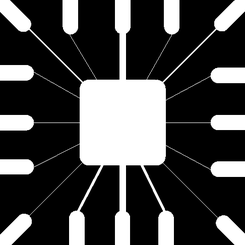
#> input picture BrancoDeImagens/Fig0905(a)(wirebond-mask).tif, 245 x 245 px, shrunk from 486 x 486 before the run, found by its file name
$ jupyter execute 'Sydney_Prática_Processamento_Morfológico.ipynb'
#> lines starting #> are read from the running program, lines starting #| are printed output that depends on the picture; after the words box and inside, x2 and y2 are one past the last pixel; in counts of white or black regions, pixels touching at a corner belong together
Universidade do Vale do Itajaí<br>
Escola do Mar, Ciência e Tecnologia<br>
Engenharia de Computação - Processamento Digital de Sinais: Imagens <br>
Acadêmico: Sydney Matheus de Souza

# Exercício Avalitivo de Processamento Morfológico

### Tutoriais da OpenCV

- https://docs.opencv.org/master/d9/df8/tutorial_root.html
- https://www.geeksforgeeks.org/opencv-python-tutorial/

## Processamento Morfológico
#### Obs: Utilize imagens em preto e branco.

### Erosão e Dilatação

1. Implemente a sua própria versão da erosão em formato de função, com capacidade de trabalhar com diferentes elementos estruturantes (tamanho e forma) e aplique o algoritmos na na figura ImagensMorfologia/Fig0905(a)(wirebond-mask)
2. Implemente a sua própria versão da dilatação em formato de função, com capacidade de trabalhar com diferentes elementos estruturantes (tamanho e forma) e aplique o algoritmos na na figura ImagensMorfologia/Fig0907(a)(text_gaps_1_and_2_pixels)
4. Relate as observações visíveis nas imagens de saída com os processamentos aplicados, descrevendo o comportamento visual em relação as bordas, junção, perda de informação e mlhoria na qualidade visual.
5. Aplique o seu algoritmo de detecção de borda (roberts ou sobel) a imagem ImagensMorfologia/Fig0905(a)(wirebond-mask) antes e depois de utilizar a dilatação/erosão e relate os resultados.

#### Dicas
 - Você pode adicionar ruído nas imagens usando a função random_noise: `from skimage.util import random_noise`. Cuidado com o retorno da função, talvez seja necessário regularizar a mesma novamente para o intervalo de 0 à 255. O ruído pode ser intensificado ou excluído com processamento morfológico.

[cell 1]
import cv2
import numpy as np
from google.colab.patches import cv2_imshow

Para o estudo de morfologia de imagens inicialmente é necessário fazer a definição do elemento estruturante (ES) a qual irá definir qual parte será modificada ou não na imagem. Sendo assim o ES irá definir a vizinhança de observação ao fazer o processamento de um pixel, que se assemelha a um kernel de filtro por exemplo. Por simplicidade o seu núcleo, a parte que importa, para classificação será definido como 1, e a parte que não será processada será definida como zero.

A imagem abaixo apresenta diferentes ES e seu posicionamento em matrizes, com a parte sombreada indicando oque fará parte do processamento e em branco a parte que não fará.

Assim como no processamento com filtros no processamento morfológico é importante que a imagem tenha um *padding*. Uma vez que quando o processamento morfológico for passar nas bordas ele pode ter um comportamento indesejado ou eleminir (no caso de uma erosão) uma parte importante da imagem. Logo para evitar isso é usado o *padding* com replicação.

O então *Padding* está relacionado ao tratamento de bordas da imagem. Como o kernel vai começar do primeiro pixel superior e precisará levar em conta, por exemplo em um kernel 3x3, de 8 vizinhos desse pixel, se não for usado um sistema de *padding* iremos ter que começar no caso do 3x3 do pixel x+1, y+1 da imagem. E nesse caso iremos perder a informação de 1 pixel de borda em toda a extremidade da imagem, esse valor aumenta a medida que aumentamos esse kernel.

A erosão de forma simples é definida como uma comparação da união de conjuntos. Seja "A" o conjunto da imagem e "B" o conjunto do ES, a erosão de A por B se dará pela comparação de ambos onde a intersecção de B por A apresenta todos elemenos em A e B, em outras palavras quando A e B tiverem os mesmos pontos o pixel será preservado, do contrário será removido. Se A tiver apenas alguns elementos de B o pixel também é cortado, pois A e B devem conter os mesmos elementos. Fazendo assim com que a imagem final tenha elementos totalmente removidos e ou alguns elementos apresente uma saída mais "fina".

Por simplificidade o algoritmo foi definido para trabalhar com imagens binárias, sendo assim quando toda a parcela da imagem e o ES apresentarem 255, será mantido esse pixel, do contrário será removido. Sendo assim a partir da função cv2.threshold que faz um processo de limiarização, é definido a imagem como binária. O processo acaba sendo bem simples onde definido nos parâmetros a imagem de entrada, o valor a qual definirá o que será transformado como preto ou branco e o valor máximo de itensidade assim fazendo o processo de limiarização. A função contempla outras alternativas além da limiarização binária.

Após isso é feito o *padding* da imagem, também com uma função da cv2, a copyMakeBorder, onde é definido a imagem de entrada, o tamanho de cada borda em cada direção da imagem, e por fim a opção de borda, que pode ser replicação, borda em zero entre outras.

Na sequência é feito então a multiplicação do kernel que é o ES com a parcela da imagem, e feito uma comparação se existe algum zero na matriz resultante deste produto, se possuir 1 ou mais zeros a imagem de saída deve ser preta ou seja fica como zero, do contrário se não possuir nenhum é colocado o pixel em questão no máximo a 255 nesse caso.

Esse algoritmo foi feito de forma simplificada fazendo com que ele funcione apenas para os ES estrutarantes quadrados onde seu preenchimento é todo igual a 1, no caso todos os pontos do ES importam. Trazendo um ganho de desempenho.

[cell 2]
#Erosão (Kernel Quadrado com Todos Elementos Igual a 1)
img_gray = cv2.imread('/content/Fig0905(a)(wirebond-mask).tif', 0)
#> img_gray is the input picture: shape (245, 245); min 0, max 255, mean 71.8
#img_gray = cv2.imread('/content/FigP0918(left).tif', 0)

(thresh, img) = cv2.threshold(img_gray, 128, 255, cv2.THRESH_BINARY)
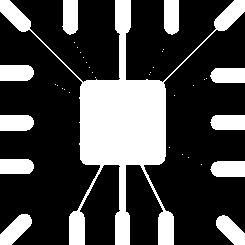
#> img: shape (245, 245); 27.7% white; 37 white regions (26 under 20 px), largest, box (x1, y1, x2, y2) and area: (0, 0, 245, 245) 11525, (0, 214, 32, 245) 560, (210, 161, 245, 177) 520

M = 3
kernel = np.ones((M,M))

padd = (kernel.shape[0]-1)//2

img_padd = cv2.copyMakeBorder(img, padd, padd, padd, padd, cv2.BORDER_REPLICATE)
#> img_padd: shape (247, 247); 27.7% white; 37 white regions (26 under 20 px), largest, box (x1, y1, x2, y2) and area: (0, 0, 247, 247) 11635, (0, 215, 33, 247) 584, (211, 162, 247, 178) 536

cv2_imshow(img)

img_out = np.zeros(img.shape, np.uint8)

for i in range (0, img_out.shape[0]):
  for j in range (0, img_out.shape[1]):
    temp = img_padd[i : kernel.shape[0]+i, j : kernel.shape[1]+j] * kernel

    if np.any(temp == 0) == 0:
      img_out[i, j] = 255
#> img_out: shape (245, 245); 23.7% white; 19 white regions (4 under 20 px), largest, box (x1, y1, x2, y2) and area: (81, 0, 165, 245) 8234, (0, 215, 31, 245) 458, (215, 0, 245, 30) 449

cv2_imshow(img_out)

O resultado da erosão então é uma imagem que ficará mais fina ou irá perder elementos como comentado. Na figura do processador acima, a medida que aumentados o ES este perde cada vez mais itens, inicialmente perdendo algumas linhas e afinando as bordas, posteriomente perdendo todas as linhas e por fim perdendo todos os elementos da lateral deixando apenas o meio. O processo de erosão então além de conseguir definir (com base no tamanho) elementos para serem separados consegue também, em uma imagem com ruíodo por exemplo, eliminar pontos indesejáveis.

Abaixo foi reproduzido novamente este código acima porém agora suportando um ES variável, fazendo assim com que haja uma perda de desempenho porém tenha essa flexibilidade.

Das mudanças agora é necessário calcular bordas para altura e largura. Já que o ES pode ter largura e altura variável. E na sequência é feito novamente o produto do ES com a parcela da imagem, e então comparado se neste produto tem 255 e no ES tem 1, se isso se corresponder então temos uma saída igual a 255 do contrário esse pixel fica inalterado e a saída permanece em zero.

[cell 3]
#Erosão (Para Qualquer Elemento Estruturante)
img_gray = cv2.imread('/content/Fig0905(a)(wirebond-mask).tif', 0)
(thresh, img) = cv2.threshold(img_gray, 128, 255, cv2.THRESH_BINARY)

M = 45
kernel = np.ones((M,M))

# [5 lines of commented-out code are left out]

padd_i = (kernel.shape[0]-1)//2
padd_j = (kernel.shape[1]-1)//2

img_padd = cv2.copyMakeBorder(img, padd_i, padd_i, padd_j, padd_j, cv2.BORDER_REPLICATE)
#> img_padd: shape (289, 289); 29.5% white; 37 white regions (26 under 20 px), largest, box (x1, y1, x2, y2) and area: (0, 0, 289, 289) 14869, (0, 236, 54, 289) 1550, (238, 237, 289, 289) 1502

cv2_imshow(img)

img_out = np.zeros(img.shape, np.uint8)

def mult_all(temp, kernel):
  for i in range (0, kernel.shape[0]):
    for j in range (0, kernel.shape[1]):
      if kernel[i, j] == 1:
        if temp[i,j] == 0:
          return 0
  return 1

for i in range (0, img_out.shape[0]):
  for j in range (0, img_out.shape[1]):
    temp = img_padd[i : kernel.shape[0]+i, j : kernel.shape[1]+j] * kernel

    if mult_all(temp, kernel) != 0:
      img_out[i, j] = 255
#> img_out: shape (245, 245); 2.8% white; 1 white region, box (x1, y1, x2, y2) and area: (102, 102, 144, 143) 1656

cv2_imshow(img_out)

O processo de dilatação trás boa parte do conceito de erosão porém agora ao contrário. Então ainda temos um ES, o *padding* e uma comparação de conjuntos, porém agora a diferença é que caso existe algum ponto entre o ES e a imagem que possuam elementos em comum, a imagem irá ter na saída um pixel no máximo. Por exemplo se o ES estiver entre dois pontos que não se conectam mas o ES estiver na borda de uma dessas pontas será adicionado um elemento um elemento na imagem, e pontos que antes não se conectavam agora vão passar a existir.

Do código temos o mesmo visto no processo de erosão, inicialmente o código otimizado para ES quadrado com tudo igual a 1. A mudança é que se tiver um elemento igual a 255 no produto entre o ES e a parcela da imagem a saída via para 255, logo é feito uma soma, se o resultado for maior que 0 é por que estamos nesse cenário e a saída é 255. Do contrário não é feito alteração e a saída fica em preto.

[cell 4]
#Dilatação (Kernel Quadrado com Todos Elementos Igual a 1)

img_gray = cv2.imread('/content/Fig0907(a)(text_gaps_1_and_2_pixels).tif', 0)
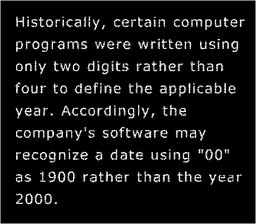
#> input picture BrancoDeImagens/Fig0907(a)(text_gaps_1_and_2_pixels).tif, 256 x 224 px, shrunk from 508 x 444 before the run, found by its file name
#> img_gray is the input picture: shape (224, 256); min 0, max 255, mean 21.2
(thresh, img) = cv2.threshold(img_gray, 128, 255, cv2.THRESH_BINARY)
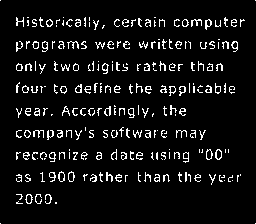
#> img: shape (224, 256); 7.2% white in thin lines or dots

M = 3
kernel = np.ones((M,M))

padd = (kernel.shape[0]-1)//2

img_padd = cv2.copyMakeBorder(img, padd, padd, padd, padd, cv2.BORDER_REPLICATE)
#> img_padd: shape (226, 258); 7.1% white in thin lines or dots

cv2_imshow(img)

img_out = np.zeros(img.shape, np.uint8)

for i in range (0, img_out.shape[0]):
  for j in range (0, img_out.shape[1]):
    temp = img_padd[i : kernel.shape[0]+i, j : kernel.shape[1]+j] * kernel

    if np.sum(temp) != 0:
      img_out[i, j] = 255
#> img_out: shape (224, 256); 22.1% white; 140 white regions (7 under 20 px), largest, box (x1, y1, x2, y2) and area: (61, 105, 112, 117) 410, (15, 151, 57, 163) 361, (150, 38, 183, 50) 283

cv2_imshow(img_out)

Como resultado conforme descrito a imagem fica cada vez com mais elementos e em texto ela pode ser usada para recuparar elementos perdidos por exemplo em uma digitalização de documentos. Um problema de sua aplicação é que se a imagem possuir ruídos estes serão aumentados também na sua aplicação. Quanto maior for o ES maior será a adição de elementos na imagem, pois o ES passará por mais lugares em que pelo menos um dos pontos é igual a 255.

Do código não otimizado, com a flexibilização para diferentes ES temos o processo igual ao anterior porém o que muda novamente são os *paddings* agora calculado para altura e largura. E para a veriricação é feito uma comparação. Inicialmente o produto do ES com a parcela da imagem, e depois a comparação se em algum ponto da imagem e do elementos estruturante resultarem em valores altos, a saída é 255 na imagem de saída do contrário fica em zero.

[cell 5]
#Dilatação (Para Qualquer Elemento Estruturante)

img_gray = cv2.imread('/content/Fig0907(a)(text_gaps_1_and_2_pixels).tif', 0)
(thresh, img) = cv2.threshold(img_gray, 128, 255, cv2.THRESH_BINARY)

M = 3
kernel = np.ones((M,M))
#kernel = np.array([[0,1,0],[0,1,0],[0,1,0],[0,1,0],[0,1,0],[0,1,0],[0,1,0],[0,1,0],[0,1,0],[0,1,0],[0,1,0],[0,1,0],[0,1,0],[0,1,0],[0,1,0],[0,1,0],[0,1,0],[0,1,0],[0,1,0],[0,1,0],[0,1,0],[0,1,0],[0,1,0],[0,1,0],[0,1,0],[0,1,0],[0,1,0],[0,1,0],[0,1,0],[0,1,0],[0,1,0],[0,1,0],[0,1,0]])
#kernel = np.array([[0,0,0,0,0,0,0,0,0,0,0,0,0,0,0,0,0],[1,1,1,1,1,1,1,1,1,1,1,1,1,1,1,1,1],[0,0,0,0,0,0,0,0,0,0,0,0,0,0,0,0,0]])


padd_i = (kernel.shape[0]-1)//2
padd_j = (kernel.shape[1]-1)//2

img_padd = cv2.copyMakeBorder(img, padd_i, padd_i, padd_j, padd_j, cv2.BORDER_REPLICATE)

cv2_imshow(img)

img_out = np.zeros(img.shape, np.uint8)

def verifica_(temp, kernel):
  for i in range (0, kernel.shape[0]):
    for j in range (0, kernel.shape[1]):
      if kernel[i, j] == 1:
        if temp[i,j] != 0:
          return 1
  return 0

for i in range (0, img_out.shape[0]):
  for j in range (0, img_out.shape[1]):
    temp = img_padd[i : kernel.shape[0]+i, j : kernel.shape[1]+j] * kernel

    if verifica_(temp, kernel) != 0:
      img_out[i, j] = 255

cv2_imshow(img_out)

Dessa forma é possível fazer uma distorção no texto por exemplo. Um texto processado com um ES retangular na horizontal fará o texto ficar esticado para os landos, enquanto um ES retangular na vertical, fará com que o texto fique esticado para cima.

[cell 6]
def erosao(img, kernel):
  padd = (kernel.shape[0]-1)//2

  img_padd = cv2.copyMakeBorder(img, padd, padd, padd, padd, cv2.BORDER_REPLICATE)

  img_out = np.zeros(img.shape, np.uint8)

  for i in range (0, img_out.shape[0]):
    for j in range (0, img_out.shape[1]):
      temp = img_padd[i : kernel.shape[0]+i, j : kernel.shape[1]+j] * kernel

      if np.any(temp == 0) == 0:
        img_out[i, j] = 255
  return img_out

[cell 7]
def dilatacao(img, kernel):
  padd = (kernel.shape[0]-1)//2

  img_padd = cv2.copyMakeBorder(img, padd, padd, padd, padd, cv2.BORDER_REPLICATE)

  img_out = np.zeros(img.shape, np.uint8)

  for i in range (0, img_out.shape[0]):
    for j in range (0, img_out.shape[1]):
      temp = img_padd[i : kernel.shape[0]+i, j : kernel.shape[1]+j] * kernel

      if np.sum(temp) != 0:
        img_out[i, j] = 255
  return img_out

[cell 8]
def abertura (img, kernel):
  img_ero = erosao(img, kernel)
  return dilatacao(img_ero, kernel)

[cell 9]
def fechamento (img, kernel):
  img_dila = dilatacao(img, kernel)
  return erosao(img_dila, kernel)

### Abertura e Fechamento

5. Implemente a sua versão do algoritmo de abertura em forma de função com capacidade de trabalhar com diferentes elementos estruturantes (tamanho e forma)
6. Implemente a sua versão do algoritmo de fechamento em forma de função com capacidade de trabalhar com diferentes elementos estruturantes (tamanho e forma)
7. Aplique o processamento indicado na image abaixo usando a figura ImagensMorfologia/Fig0911(a)(noisy_fingerprint)

Por fim o processo de abertura e fechamento é definido pela ordem a qual se aplica uma erosão ou dilatação. O processo de abertura é definido como erosão e depois uma dilatação e o fechamento faz o contrário, é aplicado uma dilatação e depois a erosão. Isso é aplicado para melhora no aspecto da imagem preservando elementos desta, e removendo as partes que não eram necessárias para um futuro processamento. Por exemplo na digital a mesma apresentava ruídos e pontos que deveriam estar menos ou mais conectados, ao fazer o processo de abertura e então um fechamento a mesma ficou melhor interpretável.

[cell 10]
img_gray = cv2.imread('/content/Fig0911(a)(noisy_fingerprint).tif', 0)
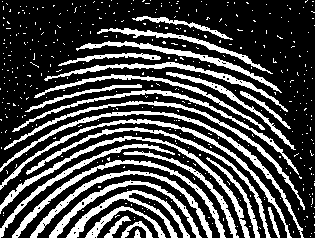
#> input picture BrancoDeImagens/Fig0911(a)(noisy_fingerprint).tif, 315 x 238 px, found by its file name
#> img_gray: shape (238, 315); 28.5% white; 414 white regions (387 under 20 px), largest, box (x1, y1, x2, y2) and area: (0, 111, 304, 238) 1388, (0, 136, 250, 238) 1372, (0, 119, 292, 238) 1337
#img_gray = cv2.imread('/content/Fig0905(a)(wirebond-mask).tif', 0)
#img_gray = cv2.imread('/content/Fig0907(a)(text_gaps_1_and_2_pixels).tif', 0)
(thresh, img) = cv2.threshold(img_gray, 128, 255, cv2.THRESH_BINARY)

cv2_imshow(img)

M = 3
kernel = np.ones((M,M))

img_out = abertura(img, kernel)
#> in erosao, `img_padd = cv2.copyMakeBorder(img, padd, padd, padd, padd, cv2.BORDER_..`: img_padd: shape (240, 317); 28.4% white; 414 white regions (387 under 20 px), largest, box (x1, y1, x2, y2) and area: (0, 112, 305, 240) 1395, (0, 137, 251, 240) 1386, (0, 120, 293, 240) 1347
#> after the loop in erosao, `for i in range (0, img_out.shape[0]):`: img_out: shape (238, 315); 9% white in thin lines or dots, all inside (x1, y1, x2, y2) = (0, 17, 302, 238)
#> in dilatacao, `img_padd = cv2.copyMakeBorder(img, padd, padd, padd, padd, cv2.BORDER_..`: img_padd: shape (240, 317); 8.9% white in thin lines or dots, all inside (x1, y1, x2, y2) = (0, 18, 303, 240)
#> after the loop in dilatacao, `for i in range (0, img_out.shape[0]):`: img_out: shape (238, 315); 25.3% white; 167 white regions (33 under 20 px), largest, box (x1, y1, x2, y2) and area: (101, 190, 190, 238) 786, (0, 136, 132, 211) 677, (49, 181, 131, 238) 578

cv2_imshow(img_out)

img_out = fechamento(img_out, kernel)
#> in dilatacao (call 2), `img_padd = cv2.copyMakeBorder(img, padd, padd, padd, padd, cv2.BORDER_..`: img_padd: shape (240, 317); 25.1% white; 167 white regions (31 under 20 px), largest, box (x1, y1, x2, y2) and area: (102, 191, 191, 240) 799, (0, 137, 133, 212) 683, (50, 182, 132, 240) 586
#> after the loop in dilatacao (call 2), `for i in range (0, img_out.shape[0]):`:
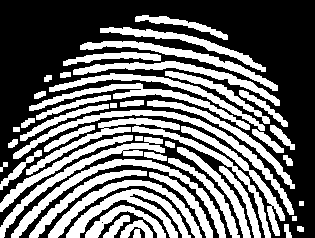
#> img_out: shape (238, 315); 42.8% white; 51 white regions, largest, box (x1, y1, x2, y2) and area: (13, 110, 294, 215) 2073, (11, 159, 226, 238) 1984, (66, 189, 191, 238) 1692
#> in erosao (call 2), `img_padd = cv2.copyMakeBorder(img, padd, padd, padd, padd, cv2.BORDER_..`: img_padd: shape (240, 317); 42.5% white; 51 white regions, largest, box (x1, y1, x2, y2) and area: (14, 111, 295, 216) 2073, (12, 160, 227, 240) 1999, (67, 190, 192, 240) 1723
#> after the loop in erosao (call 2), `for i in range (0, img_out.shape[0]):`: img_out: shape (238, 315); 25.9% white; 75 white regions (11 under 20 px), largest, box (x1, y1, x2, y2) and area: (67, 190, 190, 238) 1113, (14, 111, 272, 179) 1082, (49, 181, 201, 238) 979

cv2_imshow(img_out)

A partir da aplicação abertura o processo de erosão fez a remoção do ruído e afinamento da digital, deixando com uma qualidade melhor mas perdendo características espaciais que são devolvidas pelo processo de dilatação. E depois com o processo de fechamento é feito então mais uma dilatação que recuperará pontos que possivelmente tenham sidos desconectados, finalizando com mais uma erosão para que a faichas da digital não fiquem tão grossas, perdendo suas características por conta do processo de dilatação. Como é possível ver no final o resultado é uma imagem sem ruído e com uma boa definição espacial dos elementos da digital. O que facilita para um futuro processamento para reconhecimento da digital.

Mesmo processo acima com ES variável (e com menos desempenho).

[cell 11]
def erosao_var(img, kernel):
  padd_i = (kernel.shape[0]-1)//2
  padd_j = (kernel.shape[1]-1)//2

  img_padd = cv2.copyMakeBorder(img, padd_i, padd_i, padd_j, padd_j, cv2.BORDER_REPLICATE)
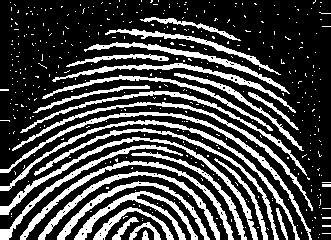
#> img_padd: shape (240, 331); 27.6% white; 414 white regions (386 under 20 px), largest, box (x1, y1, x2, y2) and area: (0, 137, 258, 240) 1449, (0, 112, 312, 240) 1423, (0, 120, 300, 240) 1382

  img_out = np.zeros(img.shape, np.uint8)

  def mult_all(temp, kernel):
    for i in range (0, kernel.shape[0]):
      for j in range (0, kernel.shape[1]):
        if kernel[i, j] == 1:
          if temp[i,j] == 0:
            return 0
    return 1

  for i in range (0, img_out.shape[0]):
    for j in range (0, img_out.shape[1]):
      temp = img_padd[i : kernel.shape[0]+i, j : kernel.shape[1]+j] * kernel

      if mult_all(temp, kernel) != 0:
        img_out[i, j] = 255
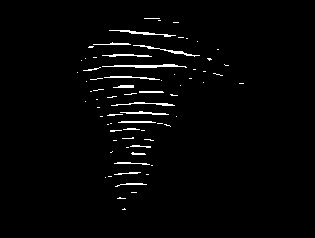
#> img_out: shape (238, 315); 2.1% white in thin lines or dots, all inside (x1, y1, x2, y2) = (77, 18, 244, 210)
  return img_out

[cell 12]
def dilatacao_var(img, kernel):
  padd_i = (kernel.shape[0]-1)//2
  padd_j = (kernel.shape[1]-1)//2

  img_padd = cv2.copyMakeBorder(img, padd_i, padd_i, padd_j, padd_j, cv2.BORDER_REPLICATE)
#> img_padd: shape (240, 331); 2% white in thin lines or dots, all inside (x1, y1, x2, y2) = (85, 19, 252, 211)

  img_out = np.zeros(img.shape, np.uint8)

  def verifica_(temp, kernel):
    for i in range (0, kernel.shape[0]):
      for j in range (0, kernel.shape[1]):
        if kernel[i, j] == 1:
          if temp[i,j] != 0:
            return 1
    return 0

  for i in range (0, img_out.shape[0]):
    for j in range (0, img_out.shape[1]):
      temp = img_padd[i : kernel.shape[0]+i, j : kernel.shape[1]+j] * kernel

      if verifica_(temp, kernel) != 0:
        img_out[i, j] = 255
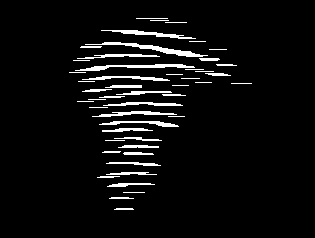
#> img_out: shape (238, 315); 5.3% white; 49 white regions (16 under 20 px), largest, box (x1, y1, x2, y2) and area: (85, 42, 208, 57) 419, (75, 64, 195, 71) 353, (101, 30, 196, 39) 277
  return img_out

[cell 13]
def abertura_var (img, kernel):
  img_ero = erosao_var(img, kernel)
  return dilatacao_var(img_ero, kernel)

[cell 14]
def fechamento_var (img, kernel):
  img_dila = dilatacao_var(img, kernel)
#> in dilatacao_var (call 2), `img_padd = cv2.copyMakeBorder(img, padd_i, padd_i, padd_j, padd_j, cv2..`: img_padd: shape (240, 331); 5% white; 49 white regions (16 under 20 px), largest, box (x1, y1, x2, y2) and area: (93, 43, 216, 58) 419, (83, 65, 203, 72) 353, (109, 31, 204, 40) 277
#> after the loop in dilatacao_var (call 2), `for i in range (0, img_out.shape[0]):`:
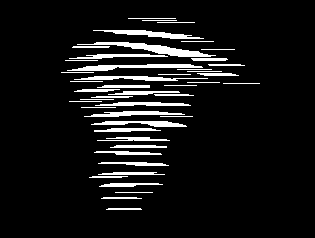
#> img_out: shape (238, 315); 8.3% white; 46 white regions, largest, box (x1, y1, x2, y2) and area: (77, 42, 216, 57) 659, (67, 64, 203, 71) 493, (93, 30, 204, 39) 421
  return erosao_var(img_dila, kernel)
#> in erosao_var (call 2), `img_padd = cv2.copyMakeBorder(img, padd_i, padd_i, padd_j, padd_j, cv2..`:
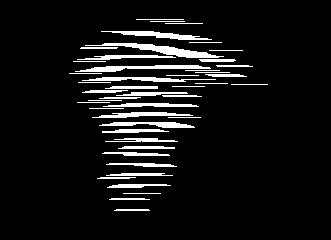
#> img_padd: shape (240, 331); 7.9% white; 46 white regions, largest, box (x1, y1, x2, y2) and area: (85, 43, 224, 58) 659, (75, 65, 211, 72) 493, (101, 31, 212, 40) 421
#> after the loop in erosao_var (call 2), `for i in range (0, img_out.shape[0]):`: img_out: shape (238, 315); 5.4% white; 48 white regions (16 under 20 px), largest, box (x1, y1, x2, y2) and area: (85, 42, 208, 57) 419, (75, 64, 195, 71) 365, (101, 30, 196, 39) 277
